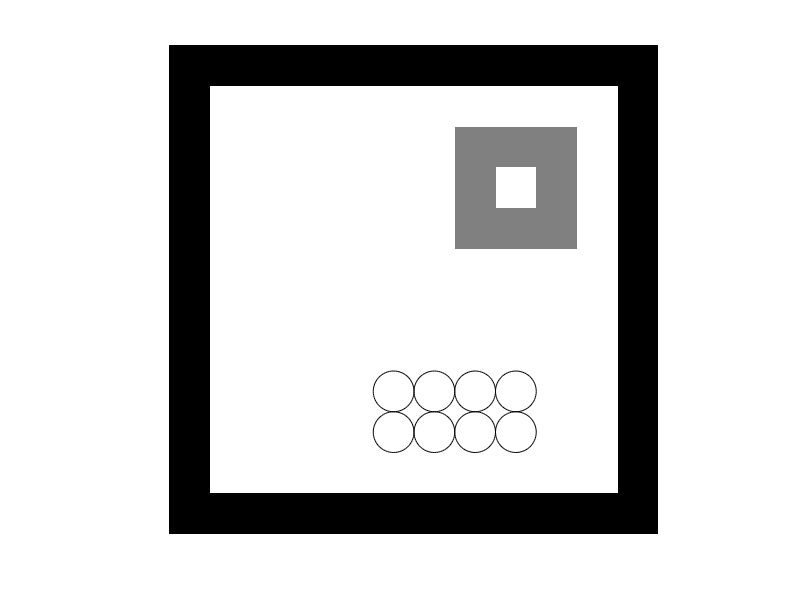

Here is the MATLAB script that generated this plot:
function frictionBlocksV1p0
% Blocks move according to the keyboard input unless the collide with walls
% or another robot.  If a robot is touching a bottom wall, it can only move
% up, if touching right wall, only move left, etc.  
%
%(MAYBE) We will allow 8-point
% moves.  (if you hold onto the top and right buttom, move in diagonal
% Author Names and email
%  Arun ...   and Aaron T. Becker
%                    atbecker@uh.edu
%%%%%%%%%%%%%%%%%%%%%%%%%%%%%%%%%%%%%%%

global G MAKE_MOVIE RobotPts
%close all; clc;
clear all
clc
format compact
MAKE_MOVIE = false;
G.fig = figure(1);
G.numCommands = 0;
G.totalMoves = 0;
if MAKE_MOVIE
    set(G.fig ,'Name','Massive Control','color',[1,1,1]); %#ok<UNRCH>
else
    set(G.fig ,'KeyPressFcn',@keyhandler,'Name','Massive Control');
end


%[G.obstacle_pos,RobotPts] = simpleConverge(15,20);
[G.obstacle_pos,RobotPts] = SetupWorld();

G.EMPTY = 0;
G.OBST = 1;


G.maxX = size(G.obstacle_pos,2);
G.maxY = size(G.obstacle_pos,1);

%create vector of robots and draw them.  A robot vector consists of an xy
%position, an index number, and a color.

numRobots = size(RobotPts,1);
initP = RobotPts;
figure(1)
clf

G.colormap = [  1,1,1; %Empty = white
    0,0,0; %obstacle
    0.5,0.5,0.5;
    ];
colormap(G.colormap(1:numel(unique(G.obstacle_pos)),:));
G.axis=imagesc(G.obstacle_pos);
set(gca,'box','off','xTick',[],'ytick',[],'ydir','normal','Visible','off');

%set(G.axis,'edgealpha',.08)
axis equal
%axis tight
hold on
%set(G.fig,'Units','normalized','outerposition',[0 0 1 1]);%'MenuBar','none',

%end
G.hRobots = zeros(1, numRobots);
colors = jet(numel(unique(RobotPts(:,4)))+1);
%colors = [1,0,0;0,0,1; 1,.5,1; .5,0,.5;];


for hi = 1: numRobots
    if numel( RobotPts(hi,:))>5
        G.hRobots(hi) =  rectangle('Position',[RobotPts(hi,1)-1/2,RobotPts(hi,2)-1/2,RobotPts(hi,5),RobotPts(hi,6)],'Curvature',[1/RobotPts(hi,5),1/RobotPts(hi,6)],'FaceColor',colors(RobotPts(hi,4),:));
    else
        G.hRobots(hi) =  rectangle('Position',[RobotPts(hi,1)-1/2,RobotPts(hi,2)-1/2,1,1],'Curvature',[1,1],'FaceColor',colors(RobotPts(hi,4),:));
    end
end

%%%%%%%automatic code  (TODO)
mvs = ['w','d','d','d','x','a'];
for myc = 1:numel(mvs)
    pause(.25)
%   moveto(mvs(myc))
end
%%%%%%%%



    function keyhandler(src,evnt) %#ok<INUSL>
        if strcmp(evnt.Key,'s')
            imwrite(flipud(get(G.axis,'CData')+1), G.colormap, '../../pictures/png/MatrixPermutePic.png');
        else
            moveto(evnt.Key)
        end
    end

function retVal = frictionOK(stVal, step, G)
    frictionBad = (stVal(2)==2 && step(2) <1 ) ... %friction if on bottom row and not trying to move up
        || (stVal(1) == G.maxX-1 && step(1) >-1) ; %friction if on right wall and not trying to move left
    %TODO: add friction in all directions
    retVal = ~frictionBad;
end

    function retVal = spaceFreeWithNoRobot(desVal, RobotPts, G)
        % move there if no robot in the way and space is free
        retVal =  ~ismember(desVal,RobotPts(:,1:2),'rows')  ...
            && desVal(1) >0 && desVal(1) <= G.maxX && desVal(2) >0 && desVal(2) <= G.maxY ... %check that we are not hitting the boundary
            && G.obstacle_pos( desVal(2),desVal(1) )~=1; %check we are not hitting the obstacle        
    end

    function moveto(key)
        % Maps keypresses to moving pixels
        step = [0,0];
        if strcmp(key,'r')  %RESET
            RobotPts = initP;
            for ni = 1:size(RobotPts,1)
                set(G.hRobots(RobotPts(ni,3)),'Position',[RobotPts(ni,1)-1/2,RobotPts(ni,2)-1/2,1,1]);
                uistack(G.hRobots(RobotPts(ni,3)),'top');
            end
            return
        end
        
        if strcmp(key,'leftarrow') || strcmp(key,'a') %-x
            RobotPts = sortrows(RobotPts,1);
            step = -[1,0];
        elseif strcmp(key,'e') %+xy  %TODO: add other diagonal moves
            RobotPts = sortrows(RobotPts,1);
            step = [1,1];
        elseif strcmp(key,'rightarrow')|| strcmp(key,'d') %+x
            RobotPts = sortrows(RobotPts,-1);
            step = [1,0];
        elseif strcmp(key,'uparrow')|| strcmp(key,'w') %+y
            RobotPts = sortrows(RobotPts,-2);
            step = [0,1];
        elseif strcmp(key,'downarrow')|| strcmp(key,'x') %-y
            RobotPts = sortrows(RobotPts,2);
            step = -[0,1];
        end
        
        % implement the move on every robot
        for ni = 1:size(RobotPts,1)
            stVal = RobotPts(ni,1:2);
            desVal = RobotPts(ni,1:2)+step;
            
            % move there if no robot in the way and space is free
            if spaceFreeWithNoRobot(desVal, RobotPts, G) && frictionOK(stVal, step, G)
                RobotPts(ni,1:2) = desVal;
            end
            %redraw the robot
            if ~isequal( stVal, RobotPts(ni,1:2) )
                if numel( RobotPts(hi,:))>5
                    set(G.hRobots(RobotPts(ni,3)),'Position',[RobotPts(ni,1)-1/2,RobotPts(ni,2)-1/2,RobotPts(ni,5),RobotPts(ni,6)]);
                else
                    set(G.hRobots(RobotPts(ni,3)),'Position',[RobotPts(ni,1)-1/2,RobotPts(ni,2)-1/2,1,1]);
                end
            end  
        end        
    end

    function [blk,RobotPts] = SetupWorld()
        
        numrobots = 8;
        
        blk=[1 1 1 1 1 1 1 1 1 1 1 1;
            1 0 0 0 0 0 0 0 0 0 0 1;
            1 0 0 0 0 0 0 2 2 2 0 1;
            1 0 0 0 0 0 0 2 0 2 0 1;
            1 0 0 0 0 0 0 2 2 2 0 1;
            1 0 0 0 0 0 0 0 0 0 0 1;
            1 0 0 0 0 0 0 0 0 0 0 1;
            1 0 0 0 0 0 0 0 0 0 0 1;
            1 0 0 0 0 0 0 0 0 0 0 1;
            1 0 0 0 0 0 0 0 0 0 0 1;
            1 0 0 0 0 0 0 0 0 0 0 1;
            1 1 1 1 1 1 1 1 1 1 1 1;];
        blk = flipud(blk);
        
        pos = zeros(numrobots,2);
        %randomly place robots not on obstacles and not overlapping
        for i=1:numrobots
            pos(i,:) = [5+i-4*floor((i-1)/4), floor((i-1)/4)+3];
        end
        RobotPts = [pos,(1:numrobots)',(1:numrobots)'];
    end

end